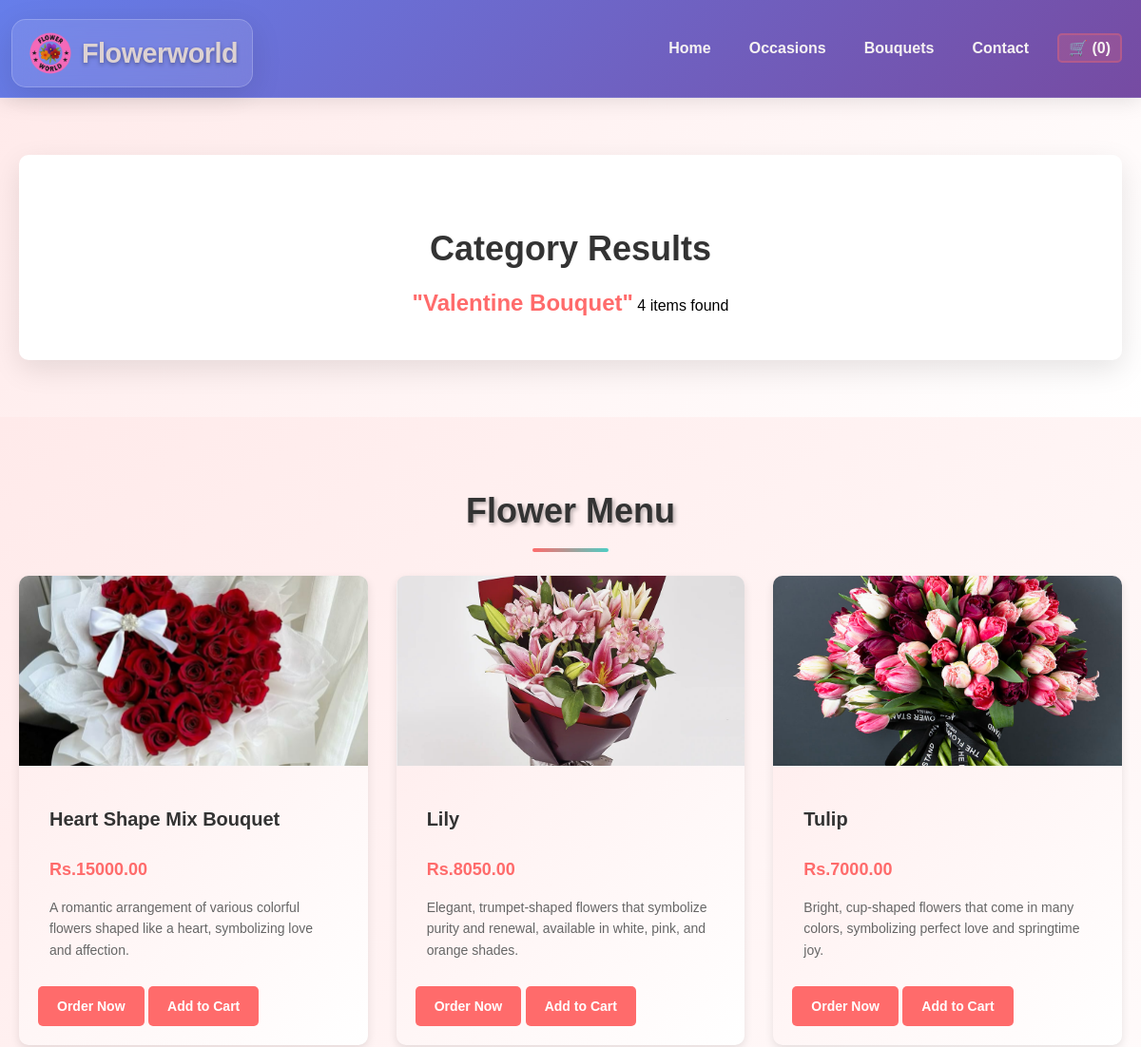
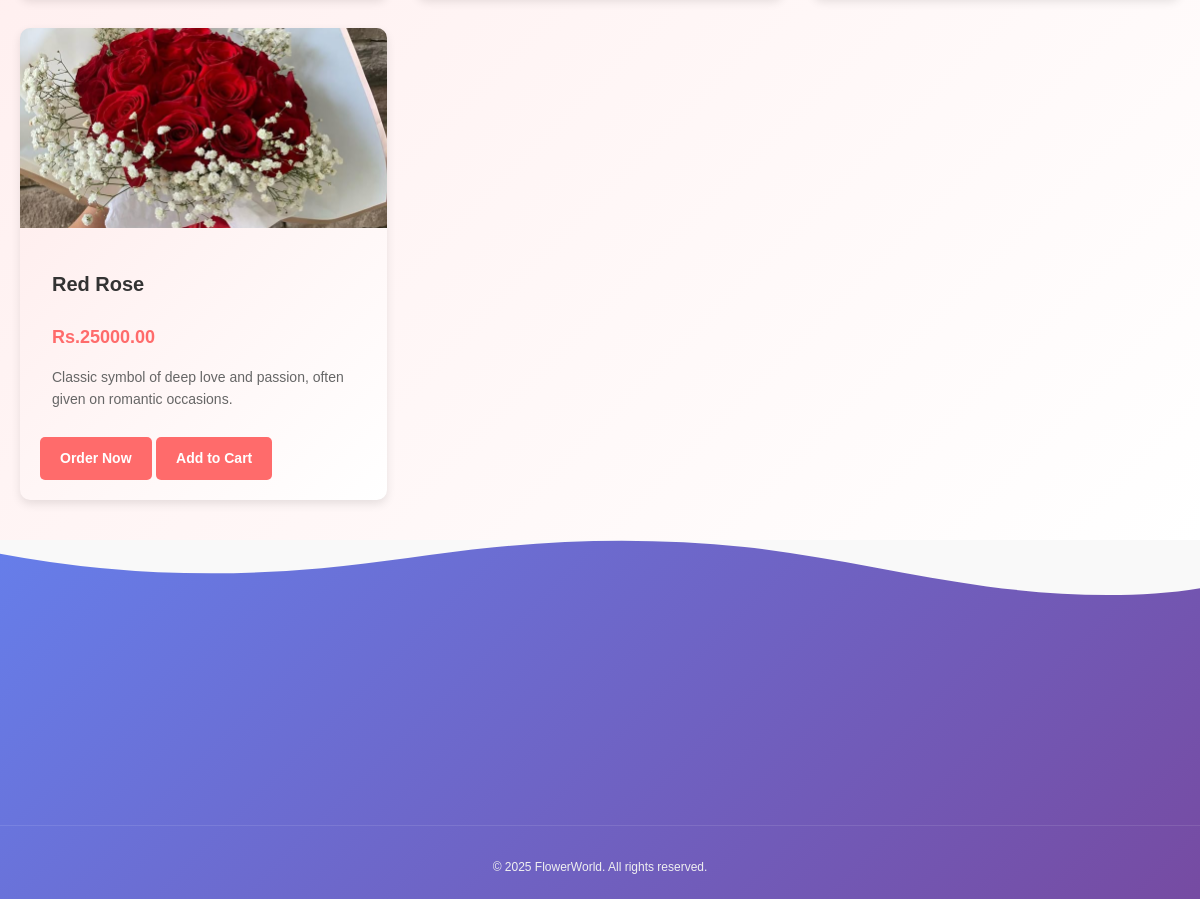
The app's page /category-flower.php?category_id=26 with its own data (2 pictures, top to bottom).
### tables this page shows
CREATE TABLE `tbl_flower` (
  `id` int(10) UNSIGNED NOT NULL,
  `title` varchar(100) NOT NULL,
  `description` text NOT NULL,
  `price` decimal(10,2) NOT NULL,
  `image_name` varchar(255) NOT NULL,
  `category_id` int(10) UNSIGNED NOT NULL,
  `featured` varchar(10) NOT NULL,
  `active` varchar(10) NOT NULL
);

### category-flower.php (the view, shortened to what this page needs)
<?php include('partials-front/menu.php'); ?>
<?php
    if(isset($_GET['category_id']))
    {
        $category_id = $_GET['category_id'];
        $sql = "SELECT title FROM tbl_category WHERE id=$category_id";
        $res = mysqli_query($conn, $sql);
        $row = mysqli_fetch_assoc($res);
        $category_title = $row['title'];
    }
    else
    {
        header('location:'.SITEURL);
    }
    $sql2 = "SELECT * FROM tbl_flower WHERE category_id=$category_id";
    $res2 = mysqli_query($conn, $sql2);
    $count2 = mysqli_num_rows($res2);
?>
<header class="main-header">
    <div class="container header-container">
        <div class="logo-container">
            <h1 class="logo">
                 <img src="images/home/logo1.png" alt="Flowerworld Logo" style="height: 50px; vertical-align: middle;"> Flowerworld
            </h1>
        </div>
        <nav>
            <ul>
                <li><a href="index.php">Home</a></li>
                <li><a href="categories.php">Occasions</a></li>
                <li><a href="flower.php">Bouquets</a></li>
                <li><a href="contact.php">Contact</a></li>
                <li><a href="cart.php">🛒 (<?php echo isset($_SESSION['cart']) ? count($_SESSION['cart']) : 0; ?>)</a></li>
            </ul>
        </nav>
    </div>
</header>
<section class="flower-search">
    <div class="container">
        <div class="search-results-container">
            <h2 class="search-title">Category Results</h2>
            <div class="search-info">
                <span class="search-term">"<?php echo htmlspecialchars($category_title); ?>"</span>
                <span class="search-count"><?php echo $count2; ?></span>
                <span class="search-count-text"><?php echo $count2 != 1 ? 'items' : 'item'; ?> found</span>
            </div>
        </div>
    </div>
</section>
<section class="flower-menu">
    <div class="container">
        <h2 class="section-title">Flower Menu</h2>
        <div class="menu-grid">
            <?php
            if($count2 > 0)
            {
                while($row2 = mysqli_fetch_assoc($res2))
                {
                    $id = $row2['id'];
                    $title = $row2['title'];
                    $price = $row2['price'];
                    $description = $row2['description'];
                    $image_name = $row2['image_name'];
            ?>
                <div class="flower-item" data-aos="fade-up" data-aos-delay="100">
                    <?php
                    if($image_name == "")
                    {
                        echo "<div class='error'>Image not Available.</div>";
                    }
                    else
                    {
                    ?>
                        <img src="<?php echo SITEURL; ?>images/flower/<?php echo $image_name; ?>" alt="<?php echo $title; ?>" class="flower-img">
                    <?php
                    }
                    ?>
                    <div class="flower-info">
                        <h3 class="flower-title"><?php echo $title; ?></h3>
                        <p class="flower-price">Rs.<?php echo $price; ?></p>
                        <p class="flower-description"><?php echo $description; ?></p>
                        <a href="<?php echo SITEURL; ?>order.php?flower_id=<?php echo $id; ?>" class="btn">Order Now</a>
                        <a href="<?php echo SITEURL; ?>add-to-cart.php?flower_id=<?php echo $id; ?>" class="btn btn-primary">Add to Cart</a>
                    </div>
                </div>
            <?php
                }
            }
            else
            {
                echo "<div class='error'>No flowers available in this category.</div>";
            }
            ?>
        </div>
    </div>
</section>
<?php include('partials-front/footer.php'); ?>

### partials-front/css/checkout.css (style rules this page uses)
body { font-family: 'Quicksand', sans-serif; background: linear-gradient(135deg, #ffeaea 0%, #ffffff 100%); margin: 0; padding: 0; }
h2 { text-align: center; color: #d63031; margin-bottom: 30px; font-size: 28px; }

### records on screen
tbl_flower: image_name (picture), title "Heart Shape Mix Bouquet", price "15000.00", description "A romantic arrangement of various colorful flowers shaped like a heart, symbolizing love and affection."
tbl_flower: image_name (picture), title "Lily", price "8050.00", description "Elegant, trumpet-shaped flowers that symbolize purity and renewal, available in white, pink, and orange shades."
tbl_flower: image_name (picture), title "Tulip", price "7000.00", description "Bright, cup-shaped flowers that come in many colors, symbolizing perfect love and springtime joy."
tbl_flower: image_name (picture), title "Red Rose", price "25000.00", description "Classic symbol of deep love and passion, often given on romantic occasions."

### other values on screen
$count2 "4"
